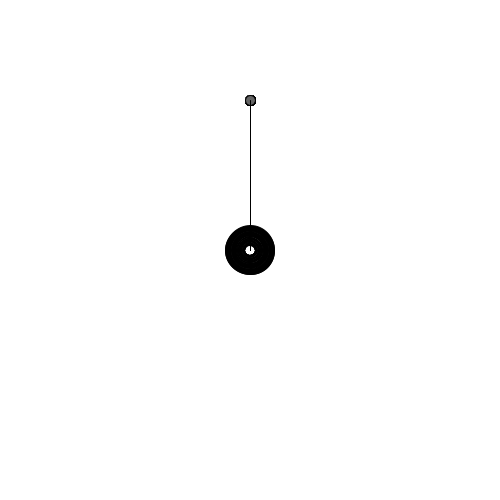
Frame 1 (no input)
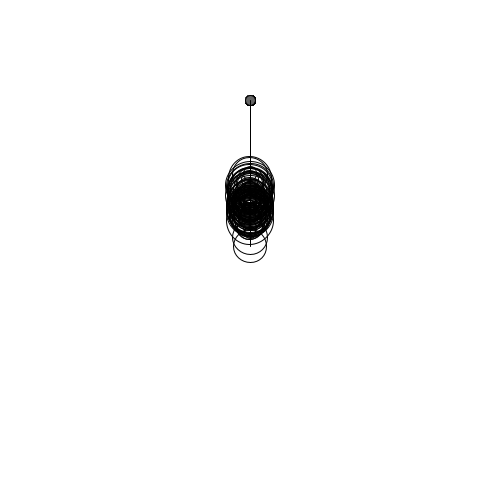
Frame 60 (the mouse pressed at the canvas centre just before this capture)
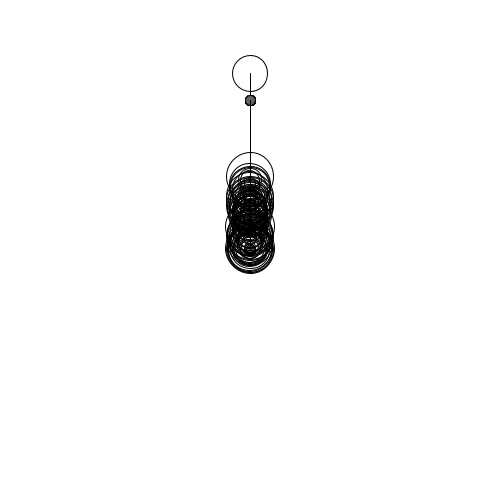
Frame 120 (the mouse held since frame 60 and released just before this capture)

The Processing sketch that drew these frames (run headless with seeded random() and noise(); from frame 60 on, the mouse is pressed at the canvas centre):

// Processing sketch: ch7_Springs
// ── ch7_Springs.pde
int n = 100;
Mover[] ms = new Mover[n];
Spring[] ss = new Spring[n];
Friction fr;

PVector gravity;
float N = 1;

void setup() {
  size(500, 500);

  for (int i = 0; i < ms.length; i++) {
    ms[i] = new Mover(random(10, 50), random(1.0, 10.0));
    ss[i] = new Spring(random(100, 120));
  }

  fr = new Friction(0.001);
  gravity = new PVector(0.0, 0.1);
}

void draw() {
  background(255);

  for (int i = 0; i < ms.length; i++) {
    ms[i].applyForce(gravity);
    ms[i].update();
    ms[i].display();

    fr.connect(ms[i]);

    ss[i].connect(ms[i]);
    ss[i].display();
    ss[i].displayLine(ms[i]);
  }
}


void mousePressed() {
  ss[0].anchor.set(mouseX, mouseY);
}

// ── Friction.pde
class Friction {

  float mew = 0.01;
  PVector friction;

  Friction(float _mew) {
    mew = _mew;
    friction = new PVector(0, 0);
  }

  void connect(Mover m) {
    PVector v = m.velocity.get(); // make a copy of m.vel as v
    v.normalize();
    friction = v.mult(-1 * N * mew);
    
    m.applyForce(friction);
  }
}

// ── Mover.pde
class Mover{
  PVector location;
  PVector velocity;
  PVector acceleration;
  float rad;
  float mass = 1;
  
  Mover(float r, float m) {
    location = new PVector(width/2, height/2);
    velocity = new PVector(0, 0);
    acceleration = new PVector(0, 0);
    rad = r;
    mass = m;
  }
  
  void update() {
    velocity.add(acceleration);
    velocity.limit(10);
    location.add(velocity);
    
    // acc reset
    acceleration.mult(0);
  }
  
  void applyForce(PVector f) {
    // A = F/M
    PVector a = PVector.div(f, mass);
    
    acceleration.add(a);
  }
  
  void checkEdge() {
    if (location.x < 0) {
      location.x = width;
    } else if (location.x > width) {
      location.x = 0;
    }
    if (location.y < 0) {
      location.y = height;
    } else if (location.y > height) {
      location.y = 0;
    }
  }
  
  void display() {
    //noStroke();

    noFill();
    stroke(0);
    ellipse(location.x, location.y, rad, rad); 
  }
}

// ── Spring.pde
class Spring {
  
  PVector anchor;
  float len = 200;
  float k = 0.01;
  
  Spring(float l) {
    anchor = new PVector(width/2, 100);
    len = l;
  }
  
  void connect(Mover m) {
    PVector dir = PVector.sub(m.location, anchor);
    float d = dir.mag();
    float x = d - len;
    dir.normalize();    
    float strength = -1 * x * k;
    dir.mult(strength); // Fs = Fs * strength
    
    m.applyForce(dir);
  }
  
  void display() {
    fill(100);
    ellipse(anchor.x, anchor.y, 10, 10);
  }
  
  void displayLine(Mover m) {
    stroke(0);
    line(anchor.x, anchor.y, m.location.x, m.location.y);
  }
  
}
